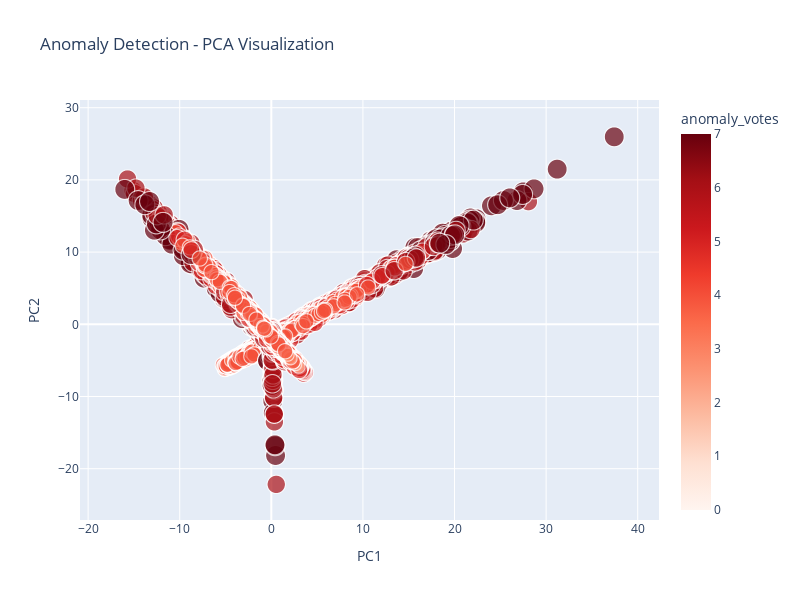

This figure's notebook cell:
### Markdown cell above
## Visualization of Anomalies

### Code cell
# PCA visualization of anomalies
pca = PCA(n_components=2)
X_pca = pca.fit_transform(X_scaled)

# Create visualization dataframe
viz_df = pd.DataFrame({
    'PC1': X_pca[:, 0],
    'PC2': X_pca[:, 1],
    'is_anomaly': consensus_anomalies,
    'anomaly_votes': anomaly_votes
})

if y is not None:
    viz_df['stress_label'] = y

# Create interactive plot
fig = px.scatter(
    viz_df, x='PC1', y='PC2', 
    color='anomaly_votes',
    size='anomaly_votes',
    hover_data=['is_anomaly', 'anomaly_votes'],
    title='Anomaly Detection - PCA Visualization',
    color_continuous_scale='Reds'
)

fig.update_layout(width=800, height=600)
fig.show()

print(f"PCA explained variance ratio: {pca.explained_variance_ratio_}")
print(f"Total explained variance: {sum(pca.explained_variance_ratio_):.3f}")

### Figure 1 — Plotly figure (JSON) as saved in the notebook; plotly's stock layout.template omitted (floating-point values rounded to 4 significant figures; data arrays with more than 128 entries replaced by an {"elided": "..."} marker saying what was removed)
{"data": [{"customdata": {"elided": "10868x2 mixed values"}, "hovertemplate": "PC1=%{x}<br>PC2=%{y}<br>anomaly_votes=%{marker.color}<br>is_anomaly=%{customdata[0]}<extra></extra>", "legendgroup": "", "marker": {"color": {"elided": "10868 float values"}, "coloraxis": "coloraxis", "size": {"elided": "10868 float values"}, "sizemode": "area", "sizeref": 0.0175, "symbol": "circle"}, "mode": "markers", "name": "", "showlegend": false, "type": "scattergl", "x": {"elided": "10868 float values"}, "xaxis": "x", "y": {"elided": "10868 float values"}, "yaxis": "y"}], "layout": {"coloraxis": {"colorbar": {"title": {"text": "anomaly_votes"}}, "colorscale": [[0, "rgb(255,245,240)"], [0.125, "rgb(254,224,210)"], [0.25, "rgb(252,187,161)"], [0.375, "rgb(252,146,114)"], [0.5, "rgb(251,106,74)"], [0.625, "rgb(239,59,44)"], [0.75, "rgb(203,24,29)"], [0.875, "rgb(165,15,21)"], [1, "rgb(103,0,13)"]]}, "height": 600, "legend": {"itemsizing": "constant", "tracegroupgap": 0}, "title": {"text": "Anomaly Detection - PCA Visualization"}, "width": 800, "xaxis": {"anchor": "y", "domain": [0, 1], "title": {"text": "PC1"}}, "yaxis": {"anchor": "x", "domain": [0, 1], "title": {"text": "PC2"}}}}
